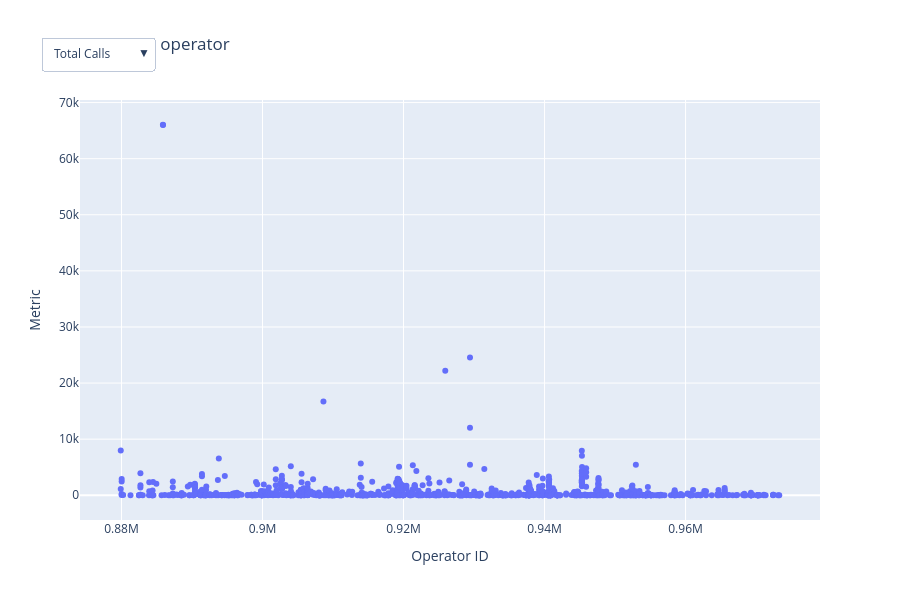

Source (notebook cell):
### Code cell
# Create an interactive chart that allows visualization of different metrics per operator using a dropdown menu

fig = go.Figure()

metrics = {
    'Total Calls': 'calls_count',
    'Missed Rate': 'missed_rate',
    'Wait Time': 'wait_time',
    'Call Duration': 'call_duration'
}

# Create traces
for i, (label, col) in enumerate(metrics.items()):
    fig.add_trace(
        go.Scatter(
            x=operator_stats['operator_id'],
            y=operator_stats[col],
            mode='markers',
            name=label,
            visible=(i == 0)  # only the first one visible
        )
    )

# Create dropdown
buttons = []
for i, (label, col) in enumerate(metrics.items()):
    visible = [False] * len(metrics)
    visible[i] = True

    buttons.append(
        dict(
            label=label,
            method='update',
            args=[
                {'visible': visible},
                {
                    'title': f'{label} per operator',
                    'yaxis': {'title': label}
                }
            ]
        )
    )

# Layout
fig.update_layout(
    updatemenus=[
        dict(
            buttons=buttons,
            direction="down",
            showactive=True,
            x=0.1,
            y=1.15
        )
    ],
    title='Total Calls per operator',
    xaxis_title='Operator ID',
    yaxis_title='Metric',
    height=600
)

fig.show()

### Figure 1 — Plotly figure (JSON) as saved in the notebook; plotly's stock layout.template omitted (floating-point values rounded to 4 significant figures; data arrays with more than 128 entries replaced by an {"elided": "..."} marker saying what was removed)
{"data": [{"mode": "markers", "name": "Total Calls", "type": "scatter", "visible": true, "x": {"elided": "1092 float values"}, "y": {"elided": "1092 int values"}}, {"mode": "markers", "name": "Missed Rate", "type": "scatter", "visible": false, "x": {"elided": "1092 float values"}, "y": {"elided": "1092 float values"}}, {"mode": "markers", "name": "Wait Time", "type": "scatter", "visible": false, "x": {"elided": "1092 float values"}, "y": {"elided": "1092 float values"}}, {"mode": "markers", "name": "Call Duration", "type": "scatter", "visible": false, "x": {"elided": "1092 float values"}, "y": {"elided": "1092 float values"}}], "layout": {"height": 600, "title": {"text": "Total Calls per operator"}, "updatemenus": [{"buttons": [{"args": [{"visible": [true, false, false, false]}, {"title": "Total Calls per operator", "yaxis": {"title": "Total Calls"}}], "label": "Total Calls", "method": "update"}, {"args": [{"visible": [false, true, false, false]}, {"title": "Missed Rate per operator", "yaxis": {"title": "Missed Rate"}}], "label": "Missed Rate", "method": "update"}, {"args": [{"visible": [false, false, true, false]}, {"title": "Wait Time per operator", "yaxis": {"title": "Wait Time"}}], "label": "Wait Time", "method": "update"}, {"args": [{"visible": [false, false, false, true]}, {"title": "Call Duration per operator", "yaxis": {"title": "Call Duration"}}], "label": "Call Duration", "method": "update"}], "direction": "down", "showactive": true, "x": 0.1, "y": 1.15}], "xaxis": {"title": {"text": "Operator ID"}}, "yaxis": {"title": {"text": "Metric"}}}}
